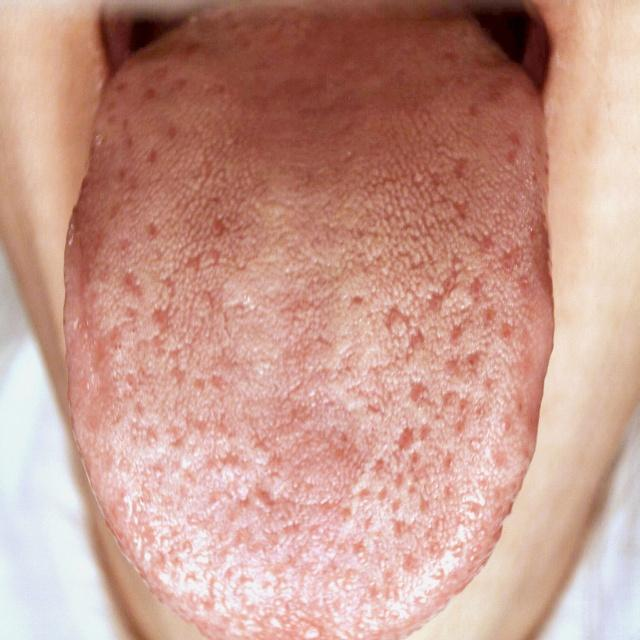
#> input picture Samples/sample_9.jpg, 640 x 640 px, found by its file name
$ python red_dots_module.py
#> lines starting #> are read from the running program, lines starting #| are printed output that depends on the picture; after the words box and inside, x2 and y2 are one past the last pixel; in counts of white or black regions, pixels touching at a corner belong together; long printed decimals are rounded
### Static Analysis/utils/visualization.py
import numpy as np
import cv2

def add_label(img, label):
    h, w = img.shape[:2]
    cv2.rectangle(img, (0, h-30), (w, h), (0, 0, 0), -1)
    cv2.putText(img, label, (10, h-10), cv2.FONT_HERSHEY_SIMPLEX, 0.7, (255, 255, 255), 2)
    return img


def get_tongue_area_percentage(image):
    gray = cv2.cvtColor(image, cv2.COLOR_BGR2GRAY)

    # Calculate the percentage of non-black pixels (tongue area)
    total_pixels = gray.shape[0] * gray.shape[1]
    tongue_pixels = np.sum(gray > 0)
    tongue_percentage = (tongue_pixels / total_pixels) * 100

    return tongue_percentage

### Static Analysis/utils/util_functions.py
import numpy as np

def crop_center(image):
    height, width = image.shape[:2]

    # Find the bounding box of the non-black area
    non_black = np.where(image != 0)
    top, bottom = non_black[0].min(), non_black[0].max()
    left, right = non_black[1].min(), non_black[1].max()

    # Add a small margin to avoid cutting too close to the edge
    margin = 5
    top = max(0, top - margin)
    bottom = min(height, bottom + margin)
    left = max(0, left - margin)
    right = min(width, right + margin)

    # Crop the image
    return image[top:bottom, left:right]

### Static Analysis/red_dots_module.py
import cv2
import numpy as np

from utils.visualization import *
from utils.util_functions import *

'''
This file detects red dots on a tongue image using adaptive thresholding.
Running the file will produce a visualization in the "Visualizations" directory.
'''

def contour_near_edge(contour, image):
    """
    Check if the contour is near the edge of the image.
    """
    x, y, w, h = cv2.boundingRect(contour)
    return x < 35 or y < 35 or x + w > image.shape[1] - 35 or y + h > image.shape[0] - 35


def detect_red_dots(image, circularity_min=0.2, return_visualization=True):
    """
    Detects and visualizes red dots on a tongue image.

    Args:
    image: The input image (segmented tongue against a black background).

    Returns:
    A tuple containing the number of red dots and a grid visualization of the detection process.
    """
    original_image = image.copy()
    tongue_percentage = get_tongue_area_percentage(image)
    original_image = crop_center(image)

    if tongue_percentage >= 40:
        area_min = 45
        area_max = 100
    elif tongue_percentage >= 20:
        area_min = 35
        area_max = 85
    else:
        area_min = 20
        area_max = 70

    gray = cv2.cvtColor(original_image, cv2.COLOR_BGR2GRAY)

    # enhance image to increase contrast
    clahe = cv2.createCLAHE(clipLimit=3.0, tileGridSize=(8,8))
    enhanced = clahe.apply(gray)

    # Apply Gaussian blur to reduce noise
    blurred = cv2.GaussianBlur(enhanced, (3, 3), 0)

    # Use adaptive thresholding to detect dark spots
    thresh = cv2.adaptiveThreshold(blurred, 255, cv2.ADAPTIVE_THRESH_GAUSSIAN_C,
                                    cv2.THRESH_BINARY_INV, 21, 4)


    kernel = np.ones((3,3), np.uint8)

    # MORPH_OPEN removes small noise
    thresh = cv2.morphologyEx(thresh, cv2.MORPH_OPEN, kernel, iterations=2)

    # MORPH_CLOSE fills small holes
    thresh = cv2.morphologyEx(thresh, cv2.MORPH_CLOSE, kernel, iterations=2)

    # Find contours in the mask
    contours, _ = cv2.findContours(thresh, cv2.RETR_EXTERNAL, cv2.CHAIN_APPROX_SIMPLE)

    red_dots = 0

    # Create visualizations for grid
    vis_original = add_label(original_image.copy(), "Original")
    vis_gray = add_label(cv2.cvtColor(gray, cv2.COLOR_GRAY2BGR), "Grayscale")
    vis_enhanced = add_label(cv2.cvtColor(enhanced, cv2.COLOR_GRAY2BGR), "Enhanced")
    vis_blurred = add_label(cv2.cvtColor(blurred, cv2.COLOR_GRAY2BGR), "Blurred")
    vis_thresh = add_label(cv2.cvtColor(thresh, cv2.COLOR_GRAY2BGR), "Thresholded")
    vis_contours = add_label(original_image.copy(), "All Contours")
    vis_filtered = add_label(original_image.copy(), "Filtered Contours")
    grid_visualization = None

    for contour in contours:
        # Ignore contour that are too near the edge of tongue
        if contour_near_edge(contour, original_image):
            continue

        # Ignore contour that are too black
        num_black_pixels = np.sum(contour < 65)
        contour_area = cv2.contourArea(contour)
        if num_black_pixels > contour_area * 0.5:
            continue

        area = cv2.contourArea(contour)
        perimeter = cv2.arcLength(contour, True)

        circularity = 0
        # Calculate circularity (perfect circle has circularity close to 1)
        if perimeter != 0:
            circularity = 4 * np.pi * area / (perimeter ** 2)

        # Draw all contours
        cv2.drawContours(vis_contours, [contour], 0, (0, 255, 0), 2)

        # Set a threshold for circularity and minimum area
        if area >= area_min and area <= area_max and circularity >= circularity_min:
            red_dots += 1

            if return_visualization:
                (x, y), radius = cv2.minEnclosingCircle(contour)
                cv2.circle(vis_filtered, (int(x), int(y)), int(radius), (0, 0, 255), 2)

    if tongue_percentage >= 40:
        red_dot_threshold = 20
    elif tongue_percentage >= 20:
        red_dot_threshold = 17
    else:
        red_dot_threshold = 15

    if return_visualization:
        vis_result = original_image.copy()
        cv2.putText(vis_result, f"Red dots: {red_dots}", (10, 30),
                    cv2.FONT_HERSHEY_SIMPLEX, 1, (0, 0, 255), 2)
        vis_result = add_label(vis_result, "Result")

        top_row = np.hstack((vis_original, vis_gray, vis_enhanced))
        middle_row = np.hstack((vis_blurred, vis_thresh, vis_contours))
        bottom_row = np.hstack((vis_filtered, vis_result, np.zeros_like(original_image)))

        grid_visualization = np.vstack((top_row, middle_row, bottom_row))

    # print(red_dots)
    # print(red_dot_threshold)
    print(tongue_percentage)

    return red_dots >= red_dot_threshold, grid_visualization


def main():
    # [19 lines of commented-out code are left out]
    image_path = 'Samples/sample_9.jpg'
    image = cv2.imread(image_path)
#> image is the input picture: shape (640, 640, 3); mean B, G, R 141.6, 154.3, 199.5
    result, visualization = detect_red_dots(image, return_visualization=True)
#> in get_tongue_area_percentage, `gray = cv2.cvtColor(image, cv2.COLOR_BGR2GRAY)`:
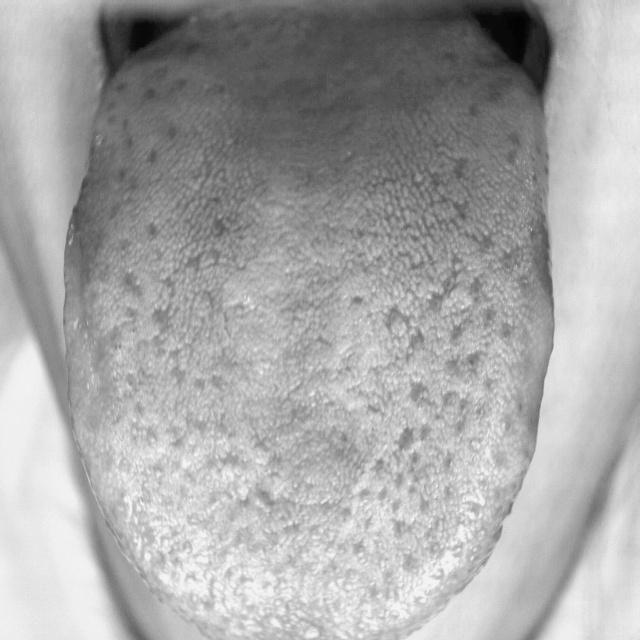
#> gray: shape (640, 640); min 2, max 251, mean 166.4
#> in get_tongue_area_percentage, `tongue_pixels = np.sum(gray > 0)`: tongue_pixels = 409600
#> in get_tongue_area_percentage, `tongue_percentage = (tongue_pixels / total_pixels) * 100`: tongue_percentage = 100
#> in crop_center, `top, bottom = non_black[0].min(), non_black[0].max()`: top = 0; bottom = 639
#> in crop_center, `left, right = non_black[1].min(), non_black[1].max()`: left = 0; right = 639
#> in crop_center, `bottom = min(height, bottom + margin)`: bottom = 640
#> in detect_red_dots, `thresh = cv2.adaptiveThreshold(blurred, 255, cv2.ADAPTIVE_THRESH_GAUSS..`:
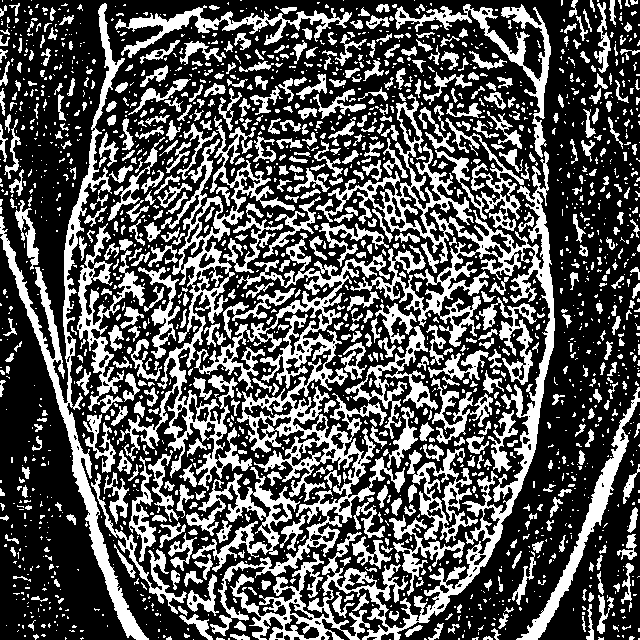
#> thresh: shape (640, 640); 34% white; 1937 white regions (1321 under 20 px), largest, box (x1, y1, x2, y2) and area: (230, 94, 555, 640) 20827, (194, 239, 405, 636) 14142, (117, 116, 295, 491) 9009
#> in detect_red_dots, `thresh = cv2.morphologyEx(thresh, cv2.MORPH_CLOSE, kernel, iterations=2)`:
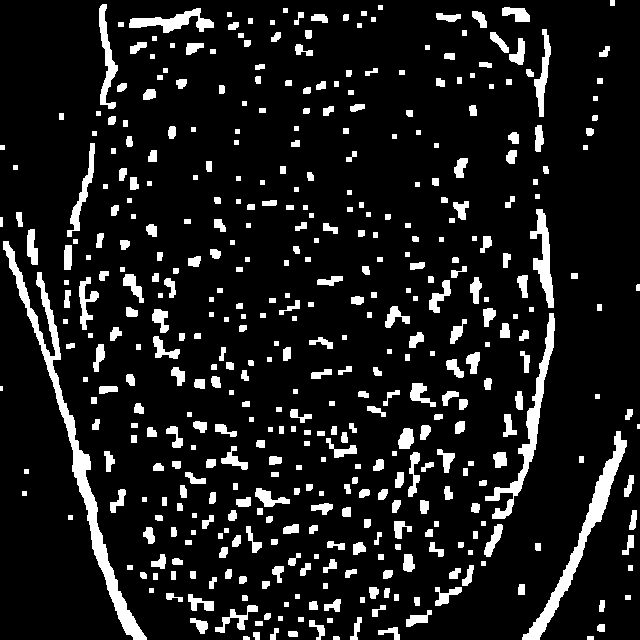
#> thresh: shape (640, 640); 11.1% white; 447 white regions (2 under 20 px)
#> in detect_red_dots, `contours, _ = cv2.findContours(thresh, cv2.RETR_EXTERNAL, cv2.CHAIN_AP..`: contours = 447 contours, 106 with area under 20; largest, box (x1, y1, x2, y2) and area: (3, 241, 147, 640) 4047, (522, 431, 627, 640) 2410, (485, 313, 555, 519) 1742, (530, 209, 554, 308) 880, (129, 8, 214, 33) 792
#> the loop in detect_red_dots, `for contour in contours:` made 447 passes
#> (w in contour_near_edge, h in contour_near_edge, contour_area, area, perimeter, circularity) on passes 31, 35, 36, 39, 45, 46, 47, 48: (17, 9, 55, 55, 49.66, 0.28), (10, 12, 77.5, 77.5, 37.07, 0.709), (7, 11, 57.5, 57.5, 31.41, 0.732), (8, 12, 45, 45, 34.83, 0.466), (10, 9, 62.5, 62.5, 31.07, 0.814), (12, 9, 54, 54, 35.66, 0.534), (7, 10, 48.5, 48.5, 28.24, 0.764), (12, 11, 72, 72, 39.66, 0.575)
#> after the loop in detect_red_dots, `for contour in contours:`:
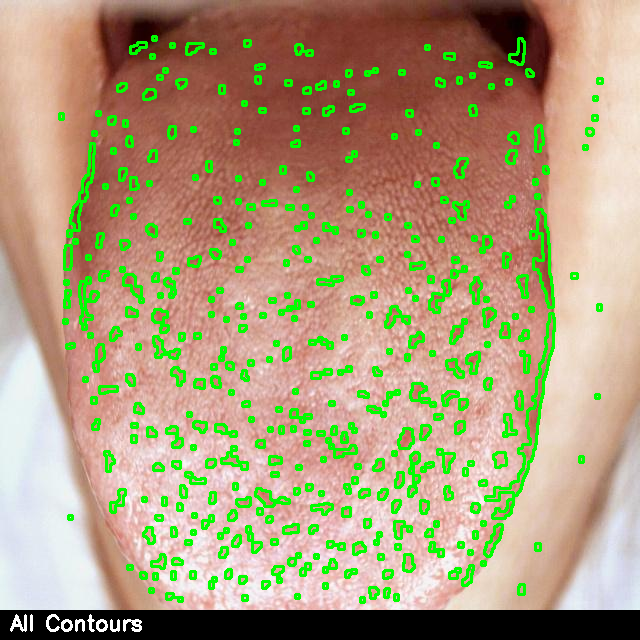
#> vis_contours: shape (640, 640, 3); mean B, G, R 121.6, 156.4, 171.4
#> after the loop in detect_red_dots, `for contour in contours:`:
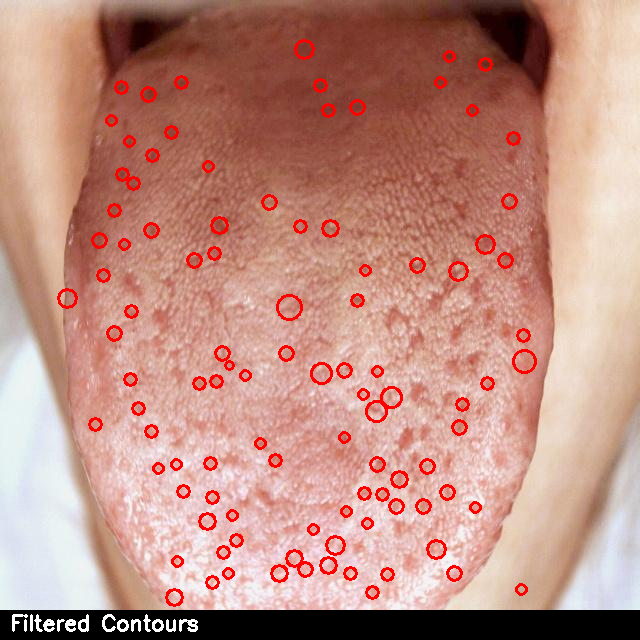
#> vis_filtered: shape (640, 640, 3); mean B, G, R 129.2, 141.2, 191.3
#> in detect_red_dots, `bottom_row = np.hstack((vis_filtered, vis_result, np.zeros_like(origin..`:
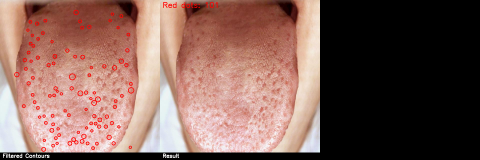
#> bottom_row: shape (640, 1920, 3) (shown at 1/4 size); mean B, G, R 87.2, 95.3, 127
#> in detect_red_dots, `grid_visualization = np.vstack((top_row, middle_row, bottom_row))`:
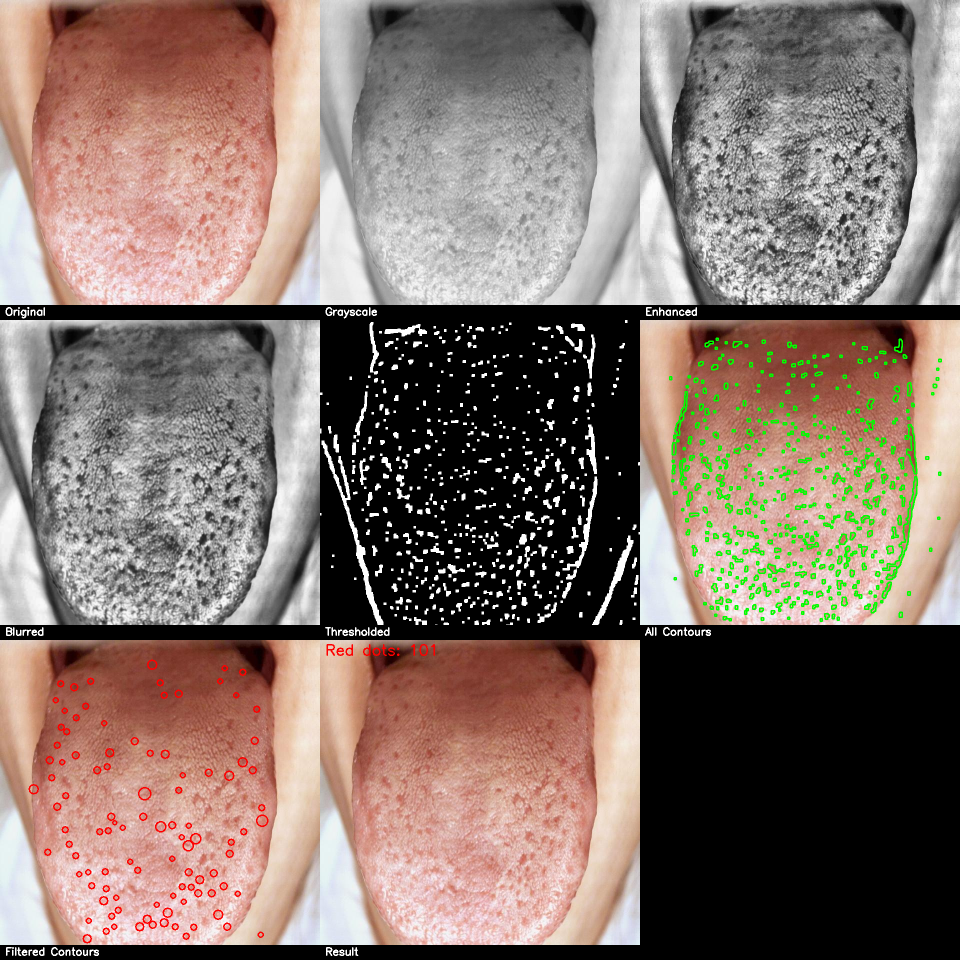
#> grid_visualization: shape (1920, 1920, 3) (shown at 1/2 size); mean of channels 0, 1, 2 108.7, 116.6, 133.7; drawn as B, G, R
#| 100.0
    print(result)
#| True
    cv2.imwrite('Visualizations/test_visualization_red_dots_single.jpg', visualization)

if __name__ == "__main__":
    main()

$ run again, with Samples/sample_1.jpg copied over Samples/sample_9.jpg
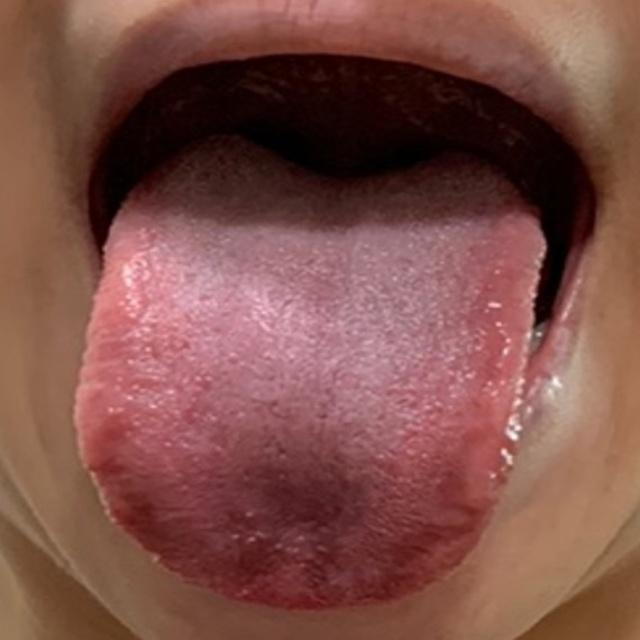
#> input picture Samples/sample_1.jpg, 640 x 640 px, found by its file name
#> in main, image is the input picture: shape (640, 640, 3); mean B, G, R 72.5, 79.7, 126.9
#> tongue_pixels = 409388
#> in get_tongue_area_percentage, `tongue_percentage = (tongue_pixels / total_pixels) * 100`: tongue_percentage = 99.95
#> in crop_center, `top, bottom = non_black[0].min(), non_black[0].max()`: top = 0; bottom = 639
#> in crop_center, `left, right = non_black[1].min(), non_black[1].max()`: left = 0; right = 639
#> in crop_center, `bottom = min(height, bottom + margin)`: bottom = 640
#> in detect_red_dots, `thresh = cv2.morphologyEx(thresh, cv2.MORPH_CLOSE, kernel, iterations=2)`:
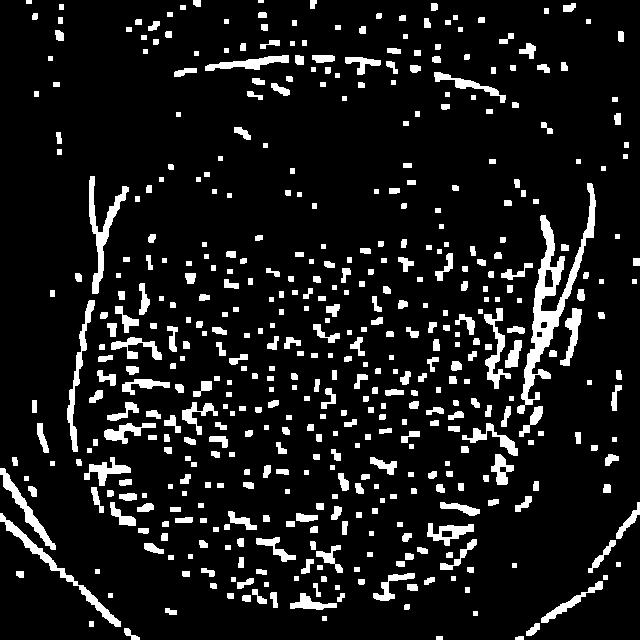
#> thresh: shape (640, 640); 10.2% white; 491 white regions (1 under 20 px)
#> contours = 491 contours, 102 with area under 20; largest, box (x1, y1, x2, y2) and area: (517, 183, 596, 414) 3277, (89, 176, 129, 294) 976, (0, 513, 121, 627) 940, (67, 300, 95, 452) 706, (0, 468, 56, 550) 666
#> the loop in detect_red_dots, `for contour in contours:` made 491 passes
#> (w in contour_near_edge, h in contour_near_edge, contour_area, area, perimeter, circularity) on passes 10, 16, 19, 25, 26, 37, 44, 48: (9, 7, 45, 45, 26.83, 0.786), (15, 15, 75, 75, 52.49, 0.342), (11, 7, 56, 56, 30.83, 0.74), (17, 11, 77.5, 77.5, 47.9, 0.424), (11, 8, 45, 45, 31.66, 0.564), (14, 9, 56, 56, 39.66, 0.447), (13, 15, 79, 79, 49.66, 0.403), (9, 7, 45, 45, 26.83, 0.786)
#> vis_result: shape (640, 640, 3); 0.34% of pixels changed, all inside (x1, y1, x2, y2) = (13, 8, 216, 32)
#> in detect_red_dots, `grid_visualization = np.vstack((top_row, middle_row, bottom_row))`:
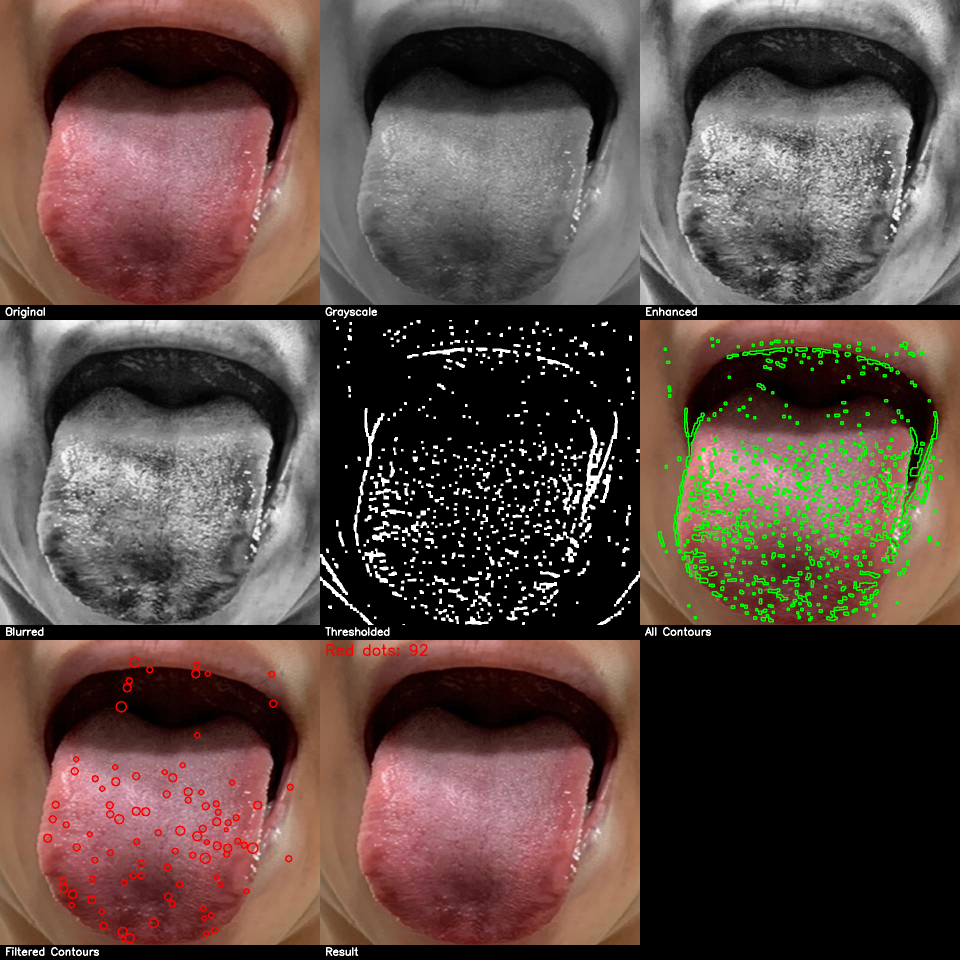
#> grid_visualization: shape (1920, 1920, 3) (shown at 1/2 size); mean of channels 0, 1, 2 66.8, 72.7, 89.6; drawn as B, G, R
#| 99.948
#| True
